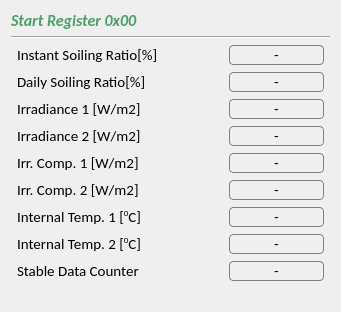
            <widget class="QWidget" name="layoutWidget_2">
             <property name="geometry">
              <rect>
               <x>10</x>
               <y>30</y>
               <width>323</width>
               <height>307</height>
              </rect>
             </property>
             <layout class="QGridLayout" name="gridLayout_14">
              <item row="1" column="0">
               <layout class="QGridLayout" name="gridLayout_13">
                <item row="0" column="0">
                 <layout class="QGridLayout" name="gridLayout_147">
                  <property name="verticalSpacing">
                   <number>7</number>
                  </property>
                  <item row="3" column="0">
                   <widget class="QLabel" name="Sensor2calline_9">
                    <property name="sizePolicy">
                     <sizepolicy hsizetype="Fixed" vsizetype="Fixed">
                      <horstretch>0</horstretch>
                      <verstretch>0</verstretch>
                     </sizepolicy>
                    </property>
                    <property name="minimumSize">
                     <size>
                      <width>165</width>
                      <height>20</height>
                     </size>
                    </property>
                    <property name="maximumSize">
                     <size>
                      <width>165</width>
                      <height>20</height>
                     </size>
                    </property>
                    <property name="font">
                     <font>
                      <family>Calibri</family>
                      <pointsize>11</pointsize>
                      <weight>50</weight>
                      <bold>false</bold>
                     </font>
                    </property>
                    <property name="styleSheet">
                     <string notr="true">color: rgb(0,0,0);</string>
                    </property>
                    <property name="text">
                     <string>Irradiance 2 [W/m2]</string>
                    </property>
                   </widget>
                  </item>
                  <item row="7" column="0">
                   <widget class="QLabel" name="ADC2offdigline_15">
                    <property name="sizePolicy">
                     <sizepolicy hsizetype="Fixed" vsizetype="Fixed">
                      <horstretch>0</horstretch>
                      <verstretch>0</verstretch>
                     </sizepolicy>
                    </property>
                    <property name="minimumSize">
                     <size>
                      <width>165</width>
                      <height>20</height>
                     </size>
                    </property>
                    <property name="maximumSize">
                     <size>
                      <width>165</width>
                      <height>20</height>
                     </size>
                    </property>
                    <property name="font">
                     <font>
                      <family>Calibri</family>
                      <pointsize>11</pointsize>
                      <weight>50</weight>
                      <bold>false</bold>
                     </font>
                    </property>
                    <property name="styleSheet">
                     <string notr="true">color: rgb(0,0,0);</string>
                    </property>
                    <property name="text">
                     <string>&lt;html&gt;&lt;head/&gt;&lt;body&gt;&lt;p&gt;Internal Temp. 2 [&lt;span style=&quot; vertical-align:super;&quot;&gt;0&lt;/span&gt;C]&lt;/p&gt;&lt;/body&gt;&lt;/html&gt;</string>
                    </property>
                   </widget>
                  </item>
                  <item row="4" column="0">
                   <widget class="QLabel" name="TKCell1line_7">
                    <property name="sizePolicy">
                     <sizepolicy hsizetype="Fixed" vsizetype="Fixed">
                      <horstretch>0</horstretch>
                      <verstretch>0</verstretch>
                     </sizepolicy>
                    </property>
                    <property name="minimumSize">
                     <size>
                      <width>165</width>
                      <height>20</height>
                     </size>
                    </property>
                    <property name="maximumSize">
                     <size>
                      <width>165</width>
                      <height>20</height>
                     </size>
                    </property>
                    <property name="font">
                     <font>
                      <family>Calibri</family>
                      <pointsize>11</pointsize>
                      <weight>50</weight>
                      <bold>false</bold>
                     </font>
                    </property>
                    <property name="styleSheet">
                     <string notr="true">color: rgb(0,0,0);</string>
                    </property>
                    <property name="text">
                     <string>Irr. Comp. 1 [W/m2]</string>
                    </property>
                   </widget>
                  </item>
                  <item row="1" column="0">
                   <widget class="QLabel" name="DailySoiling_data_2">
                    <property name="sizePolicy">
                     <sizepolicy hsizetype="Fixed" vsizetype="Fixed">
                      <horstretch>0</horstretch>
                      <verstretch>0</verstretch>
                     </sizepolicy>
                    </property>
                    <property name="minimumSize">
                     <size>
                      <width>165</width>
                      <height>20</height>
                     </size>
                    </property>
                    <property name="maximumSize">
                     <size>
                      <width>180</width>
                      <height>20</height>
                     </size>
                    </property>
                    <property name="font">
                     <font>
                      <family>Calibri</family>
                      <pointsize>11</pointsize>
                      <weight>50</weight>
                      <bold>false</bold>
                      <kerning>true</kerning>
                     </font>
                    </property>
                    <property name="styleSheet">
                     <string notr="true">color: rgb(0,0,0);</string>
                    </property>
                    <property name="text">
                     <string>&lt;html&gt;&lt;head/&gt;&lt;body&gt;&lt;p&gt;Daily Soiling Ratio[%]&lt;/p&gt;&lt;/body&gt;&lt;/html&gt;</string>
                    </property>
                   </widget>
                  </item>
                  <item row="6" column="0">
                   <widget class="QLabel" name="ADC1offdigline_9">
                    <property name="sizePolicy">
                     <sizepolicy hsizetype="Fixed" vsizetype="Fixed">
                      <horstretch>0</horstretch>
                      <verstretch>0</verstretch>
                     </sizepolicy>
                    </property>
                    <property name="minimumSize">
                     <size>
                      <width>165</width>
                      <height>20</height>
                     </size>
                    </property>
                    <property name="maximumSize">
                     <size>
                      <width>165</width>
                      <height>20</height>
                     </size>
                    </property>
                    <property name="font">
                     <font>
                      <family>Calibri</family>
                      <pointsize>11</pointsize>
                      <weight>50</weight>
                      <bold>false</bold>
                     </font>
                    </property>
                    <property name="styleSheet">
                     <string notr="true">color: rgb(0,0,0);</string>
                    </property>
                    <property name="text">
                     <string>&lt;html&gt;&lt;head/&gt;&lt;body&gt;&lt;p&gt;Internal Temp. 1 [&lt;span style=&quot; vertical-align:super;&quot;&gt;0&lt;/span&gt;C]&lt;/p&gt;&lt;/body&gt;&lt;/html&gt;</string>
                    </property>
                   </widget>
                  </item>
                  <item row="2" column="0">
                   <widget class="QLabel" name="Sensor1calline_9">
                    <property name="sizePolicy">
                     <sizepolicy hsizetype="Fixed" vsizetype="Fixed">
                      <horstretch>0</horstretch>
                      <verstretch>0</verstretch>
                     </sizepolicy>
                    </property>
                    <property name="minimumSize">
                     <size>
                      <width>165</width>
                      <height>20</height>
                     </size>
                    </property>
                    <property name="maximumSize">
                     <size>
                      <width>165</width>
                      <height>20</height>
                     </size>
                    </property>
                    <property name="font">
                     <font>
                      <family>Calibri</family>
                      <pointsize>11</pointsize>
                      <weight>50</weight>
                      <bold>false</bold>
                     </font>
                    </property>
                    <property name="styleSheet">
                     <string notr="true">color: rgb(0,0,0);</string>
                    </property>
                    <property name="text">
                     <string>Irradiance 1 [W/m2]</string>
                    </property>
                   </widget>
                  </item>
                  <item row="0" column="0">
                   <widget class="QLabel" name="InstSoiling_data_2">
                    <property name="sizePolicy">
                     <sizepolicy hsizetype="Fixed" vsizetype="Fixed">
                      <horstretch>0</horstretch>
                      <verstretch>0</verstretch>
                     </sizepolicy>
                    </property>
                    <property name="minimumSize">
                     <size>
                      <width>165</width>
                      <height>20</height>
                     </size>
                    </property>
                    <property name="maximumSize">
                     <size>
                      <width>180</width>
                      <height>20</height>
                     </size>
                    </property>
                    <property name="font">
                     <font>
                      <family>Calibri</family>
                      <pointsize>11</pointsize>
                      <weight>50</weight>
                      <bold>false</bold>
                      <kerning>true</kerning>
                     </font>
                    </property>
                    <property name="styleSheet">
                     <string notr="true">color: rgb(0,0,0);</string>
                    </property>
                    <property name="text">
                     <string>&lt;html&gt;&lt;head/&gt;&lt;body&gt;&lt;p&gt;Instant Soiling Ratio[%]&lt;/p&gt;&lt;/body&gt;&lt;/html&gt;</string>
                    </property>
                   </widget>
                  </item>
                  <item row="5" column="0">
                   <widget class="QLabel" name="TKCell2line_7">
                    <property name="sizePolicy">
                     <sizepolicy hsizetype="Fixed" vsizetype="Fixed">
                      <horstretch>0</horstretch>
                      <verstretch>0</verstretch>
                     </sizepolicy>
                    </property>
                    <property name="minimumSize">
                     <size>
                      <width>200</width>
                      <height>20</height>
                     </size>
                    </property>
                    <property name="maximumSize">
                     <size>
                      <width>165</width>
                      <height>20</height>
                     </size>
                    </property>
                    <property name="font">
                     <font>
                      <family>Calibri</family>
                      <pointsize>11</pointsize>
                      <weight>50</weight>
                      <bold>false</bold>
                     </font>
                    </property>
                    <property name="styleSheet">
                     <string notr="true">color: rgb(0,0,0);</string>
                    </property>
                    <property name="text">
                     <string>Irr. Comp. 2 [W/m2]</string>
                    </property>
                   </widget>
                  </item>
                  <item row="8" column="0">
                   <widget class="QLabel" name="ADC2offdigline_20">
                    <property name="minimumSize">
                     <size>
                      <width>125</width>
                      <height>20</height>
                     </size>
                    </property>
                    <property name="maximumSize">
                     <size>
                      <width>150</width>
                      <height>20</height>
                     </size>
                    </property>
                    <property name="font">
                     <font>
                      <family>Calibri</family>
                      <pointsize>11</pointsize>
                      <weight>50</weight>
                      <bold>false</bold>
                      <kerning>true</kerning>
                     </font>
                    </property>
                    <property name="styleSheet">
                     <string notr="true">color: rgb(0,0,0);</string>
                    </property>
                    <property name="text">
                     <string>&lt;html&gt;&lt;head/&gt;&lt;body&gt;&lt;p&gt;Stable Data Counter&lt;/p&gt;&lt;/body&gt;&lt;/html&gt;</string>
                    </property>
                   </widget>
                  </item>
                 </layout>
                </item>
                <item row="0" column="1">
                 <layout class="QGridLayout" name="gridLayout_148">
                  <property name="verticalSpacing">
                   <number>7</number>
                  </property>
                  <item row="4" column="0">
                   <widget class="QLabel" name="IrradianceComp1_data">
                    <property name="sizePolicy">
                     <sizepolicy hsizetype="Fixed" vsizetype="Preferred">
                      <horstretch>0</horstretch>
                      <verstretch>0</verstretch>
                     </sizepolicy>
                    </property>
                    <property name="minimumSize">
                     <size>
                      <width>95</width>
                      <height>20</height>
                     </size>
                    </property>
                    <property name="maximumSize">
                     <size>
                      <width>95</width>
                      <height>20</height>
                     </size>
                    </property>
                    <property name="font">
                     <font>
                      <family>Calibri</family>
                      <pointsize>11</pointsize>
                      <weight>50</weight>
                      <bold>false</bold>
                     </font>
                    </property>
                    <property name="styleSheet">
                     <string notr="true">border: 1px solid gray;
border-radius: 4px;color:rgb(0,0,0);</string>
                    </property>
                    <property name="text">
                     <string>-</string>
                    </property>
                    <property name="alignment">
                     <set>Qt::AlignCenter</set>
                    </property>
                   </widget>
                  </item>
                  <item row="2" column="0">
                   <widget class="QLabel" name="irradiance1_data">
                    <property name="sizePolicy">
                     <sizepolicy hsizetype="Fixed" vsizetype="Preferred">
                      <horstretch>0</horstretch>
                      <verstretch>0</verstretch>
                     </sizepolicy>
                    </property>
                    <property name="minimumSize">
                     <size>
                      <width>95</width>
                      <height>20</height>
                     </size>
                    </property>
                    <property name="maximumSize">
                     <size>
                      <width>95</width>
                      <height>20</height>
                     </size>
                    </property>
                    <property name="font">
                     <font>
                      <family>Calibri</family>
                      <pointsize>11</pointsize>
                      <weight>50</weight>
                      <bold>false</bold>
                     </font>
                    </property>
                    <property name="styleSheet">
                     <string notr="true">border: 1px solid gray;
border-radius: 4px;color:rgb(0,0,0);</string>
                    </property>
                    <property name="text">
                     <string>-</string>
                    </property>
                    <property name="alignment">
                     <set>Qt::AlignCenter</set>
                    </property>
                   </widget>
                  </item>
                  <item row="6" column="0">
                   <widget class="QLabel" name="InternalTemp1_data">
                    <property name="sizePolicy">
                     <sizepolicy hsizetype="Fixed" vsizetype="Fixed">
                      <horstretch>0</horstretch>
                      <verstretch>0</verstretch>
                     </sizepolicy>
                    </property>
                    <property name="minimumSize">
                     <size>
                      <width>95</width>
                      <height>20</height>
                     </size>
                    </property>
                    <property name="maximumSize">
                     <size>
                      <width>95</width>
                      <height>20</height>
                     </size>
                    </property>
                    <property name="font">
                     <font>
                      <family>Calibri</family>
                      <pointsize>11</pointsize>
                      <weight>50</weight>
                      <bold>false</bold>
                      <kerning>true</kerning>
                     </font>
                    </property>
                    <property name="styleSheet">
                     <string notr="true">border: 1px solid gray;
border-radius: 4px;color:rgb(0,0,0);</string>
                    </property>
                    <property name="text">
                     <string>-</string>
                    </property>
                    <property name="alignment">
                     <set>Qt::AlignCenter</set>
                    </property>
                   </widget>
                  </item>
                  <item row="3" column="0">
                   <widget class="QLabel" name="irradiance2_data">
                    <property name="sizePolicy">
                     <sizepolicy hsizetype="Fixed" vsizetype="Preferred">
                      <horstretch>0</horstretch>
                      <verstretch>0</verstretch>
                     </sizepolicy>
                    </property>
                    <property name="minimumSize">
                     <size>
                      <width>95</width>
                      <height>20</height>
                     </size>
                    </property>
                    <property name="maximumSize">
                     <size>
                      <width>95</width>
                      <height>20</height>
                     </size>
                    </property>
                    <property name="font">
                     <font>
                      <family>Calibri</family>
                      <pointsize>11</pointsize>
                      <weight>50</weight>
                      <bold>false</bold>
                     </font>
                    </property>
                    <property name="styleSheet">
                     <string notr="true">border: 1px solid gray;
border-radius: 4px;color:rgb(0,0,0);</string>
                    </property>
                    <property name="text">
                     <string>-</string>
                    </property>
                    <property name="alignment">
                     <set>Qt::AlignCenter</set>
                    </property>
                   </widget>
                  </item>
                  <item row="7" column="0">
                   <widget class="QLabel" name="InternalTemp2_data">
                    <property name="sizePolicy">
                     <sizepolicy hsizetype="Fixed" vsizetype="Fixed">
                      <horstretch>0</horstretch>
                      <verstretch>0</verstretch>
                     </sizepolicy>
                    </property>
                    <property name="minimumSize">
                     <size>
                      <width>95</width>
                      <height>20</height>
                     </size>
                    </property>
                    <property name="maximumSize">
                     <size>
                      <width>95</width>
                      <height>20</height>
                     </size>
                    </property>
                    <property name="font">
                     <font>
                      <family>Calibri</family>
                      <pointsize>11</pointsize>
                      <weight>50</weight>
                      <bold>false</bold>
                      <kerning>true</kerning>
                     </font>
                    </property>
                    <property name="styleSheet">
                     <string notr="true">border: 1px solid gray;
border-radius: 4px;color:rgb(0,0,0);</string>
                    </property>
                    <property name="text">
                     <string>-</string>
                    </property>
                    <property name="alignment">
                     <set>Qt::AlignCenter</set>
                    </property>
                   </widget>
                  </item>
                  <item row="0" column="0">
                   <widget class="QLabel" name="Soiling_Ratio">
                    <property name="sizePolicy">
                     <sizepolicy hsizetype="Fixed" vsizetype="Fixed">
                      <horstretch>0</horstretch>
                      <verstretch>0</verstretch>
                     </sizepolicy>
                    </property>
                    <property name="minimumSize">
                     <size>
                      <width>95</width>
                      <height>20</height>
                     </size>
                    </property>
                    <property name="maximumSize">
                     <size>
                      <width>95</width>
                      <height>20</height>
                     </size>
                    </property>
                    <property name="font">
                     <font>
                      <family>Calibri</family>
                      <pointsize>11</pointsize>
                      <weight>50</weight>
                      <bold>false</bold>
                     </font>
                    </property>
                    <property name="styleSheet">
                     <string notr="true">border: 1px solid gray;
border-radius: 4px;color:rgb(0,0,0);</string>
                    </property>
                    <property name="text">
                     <string>-</string>
                    </property>
                    <property name="alignment">
                     <set>Qt::AlignCenter</set>
                    </property>
                   </widget>
                  </item>
                  <item row="5" column="0">
                   <widget class="QLabel" name="IrradianceComp2_data">
                    <property name="sizePolicy">
                     <sizepolicy hsizetype="Fixed" vsizetype="Preferred">
                      <horstretch>0</horstretch>
                      <verstretch>0</verstretch>
                     </sizepolicy>
                    </property>
                    <property name="minimumSize">
                     <size>
                      <width>95</width>
                      <height>20</height>
                     </size>
                    </property>
                    <property name="maximumSize">
                     <size>
                      <width>95</width>
                      <height>20</height>
                     </size>
                    </property>
                    <property name="font">
                     <font>
                      <family>Calibri</family>
                      <pointsize>11</pointsize>
                      <weight>50</weight>
                      <bold>false</bold>
                     </font>
                    </property>
                    <property name="styleSheet">
                     <string notr="true">border: 1px solid gray;
border-radius: 4px;color:rgb(0,0,0);</string>
                    </property>
                    <property name="text">
                     <string>-</string>
                    </property>
                    <property name="alignment">
                     <set>Qt::AlignCenter</set>
                    </property>
                   </widget>
                  </item>
                  <item row="1" column="0">
                   <widget class="QLabel" name="Daily_Soiling_Ratio">
                    <property name="sizePolicy">
                     <sizepolicy hsizetype="Fixed" vsizetype="Preferred">
                      <horstretch>0</horstretch>
                      <verstretch>0</verstretch>
                     </sizepolicy>
                    </property>
                    <property name="minimumSize">
                     <size>
                      <width>95</width>
                      <height>20</height>
                     </size>
                    </property>
                    <property name="maximumSize">
                     <size>
                      <width>95</width>
                      <height>20</height>
                     </size>
                    </property>
                    <property name="font">
                     <font>
                      <family>Calibri</family>
                      <pointsize>11</pointsize>
                      <weight>50</weight>
                      <bold>false</bold>
                     </font>
                    </property>
                    <property name="styleSheet">
                     <string notr="true">border: 1px solid gray;
border-radius: 4px;color:rgb(0,0,0);</string>
                    </property>
                    <property name="text">
                     <string>-</string>
                    </property>
                    <property name="alignment">
                     <set>Qt::AlignCenter</set>
                    </property>
                   </widget>
                  </item>
                  <item row="8" column="0">
                   <widget class="QLabel" name="stable_data_counter_data">
                    <property name="sizePolicy">
                     <sizepolicy hsizetype="Preferred" vsizetype="Fixed">
                      <horstretch>0</horstretch>
                      <verstretch>0</verstretch>
                     </sizepolicy>
                    </property>
                    <property name="minimumSize">
                     <size>
                      <width>75</width>
                      <height>20</height>
                     </size>
                    </property>
                    <property name="maximumSize">
                     <size>
                      <width>140</width>
                      <height>20</height>
                     </size>
                    </property>
                    <property name="font">
                     <font>
                      <family>Calibri</family>
                      <pointsize>11</pointsize>
                      <weight>50</weight>
                      <bold>false</bold>
                      <kerning>true</kerning>
                     </font>
                    </property>
                    <property name="styleSheet">
                     <string notr="true">border: 1px solid gray;
border-radius: 4px;color:rgb(0,0,0);</string>
                    </property>
                    <property name="text">
                     <string>-</string>
                    </property>
                    <property name="alignment">
                     <set>Qt::AlignCenter</set>
                    </property>
                   </widget>
                  </item>
                 </layout>
                </item>
               </layout>
              </item>
              <item row="0" column="0">
               <layout class="QGridLayout" name="gridLayout_140">
                <item row="1" column="0">
                 <widget class="Line" name="line_12">
                  <property name="minimumSize">
                   <size>
                    <width>319</width>
                    <height>3</height>
                   </size>
                  </property>
                  <property name="maximumSize">
                   <size>
                    <width>319</width>
                    <height>3</height>
                   </size>
                  </property>
                  <property name="font">
                   <font>
                    <family>Calibri</family>
                    <pointsize>11</pointsize>
                    <weight>75</weight>
                    <bold>true</bold>
                   </font>
                  </property>
                  <property name="orientation">
                   <enum>Qt::Horizontal</enum>
                  </property>
                 </widget>
                </item>
                <item row="0" column="0">
                 <widget class="QLabel" name="StartRegD_11">
                  <property name="sizePolicy">
                   <sizepolicy hsizetype="Preferred" vsizetype="Fixed">
                    <horstretch>0</horstretch>
                    <verstretch>0</verstretch>
                   </sizepolicy>
                  </property>
                  <property name="minimumSize">
                   <size>
                    <width>291</width>
                    <height>19</height>
                   </size>
                  </property>
                  <property name="maximumSize">
                   <size>
                    <width>291</width>
                    <height>22</height>
                   </size>
                  </property>
                  <property name="font">
                   <font>
                    <family>Calibri</family>
                    <pointsize>12</pointsize>
                    <weight>75</weight>
                    <italic>true</italic>
                    <bold>true</bold>
                   </font>
                  </property>
                  <property name="styleSheet">
                   <string notr="true">color: #499F68;</string>
                  </property>
                  <property name="text">
                   <string>Start Register 0x00</string>
                  </property>
                 </widget>
                </item>
               </layout>
              </item>
              <item row="2" column="0">
               <spacer name="horizontalSpacer_3">
                <property name="orientation">
                 <enum>Qt::Horizontal</enum>
                </property>
                <property name="sizeHint" stdset="0">
                 <size>
                  <width>40</width>
                  <height>20</height>
                 </size>
                </property>
               </spacer>
              </item>
             </layout>
            </widget>
